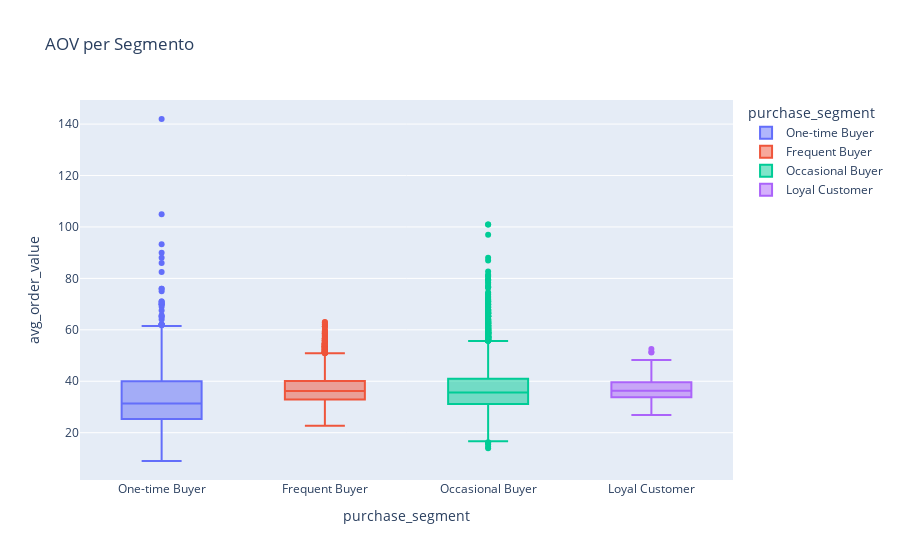

The notebook cell saved with this chart:
### Code cell
# plot AOV per purchase segment
fig = px.box(customer_segments, x='purchase_segment', y='avg_order_value', title="AOV per Segmento", color='purchase_segment')
fig.show()

### Figure 1 — Plotly figure (JSON) as saved in the notebook; plotly's stock layout.template omitted (floating-point values rounded to 4 significant figures; data arrays with more than 128 entries replaced by an {"elided": "..."} marker saying what was removed)
{"data": [{"alignmentgroup": "True", "hovertemplate": "purchase_segment=%{x}<br>avg_order_value=%{y}<extra></extra>", "legendgroup": "One-time Buyer", "marker": {"color": "#636efa"}, "name": "One-time Buyer", "notched": false, "offsetgroup": "One-time Buyer", "orientation": "v", "showlegend": true, "type": "box", "x": {"elided": "395 str values"}, "x0": " ", "xaxis": "x", "y": {"elided": "395 float values"}, "y0": " ", "yaxis": "y"}, {"alignmentgroup": "True", "hovertemplate": "purchase_segment=%{x}<br>avg_order_value=%{y}<extra></extra>", "legendgroup": "Frequent Buyer", "marker": {"color": "#EF553B"}, "name": "Frequent Buyer", "notched": false, "offsetgroup": "Frequent Buyer", "orientation": "v", "showlegend": true, "type": "box", "x": {"elided": "6780 str values"}, "x0": " ", "xaxis": "x", "y": {"elided": "6780 float values"}, "y0": " ", "yaxis": "y"}, {"alignmentgroup": "True", "hovertemplate": "purchase_segment=%{x}<br>avg_order_value=%{y}<extra></extra>", "legendgroup": "Occasional Buyer", "marker": {"color": "#00cc96"}, "name": "Occasional Buyer", "notched": false, "offsetgroup": "Occasional Buyer", "orientation": "v", "showlegend": true, "type": "box", "x": {"elided": "8402 str values"}, "x0": " ", "xaxis": "x", "y": {"elided": "8402 float values"}, "y0": " ", "yaxis": "y"}, {"alignmentgroup": "True", "hovertemplate": "purchase_segment=%{x}<br>avg_order_value=%{y}<extra></extra>", "legendgroup": "Loyal Customer", "marker": {"color": "#ab63fa"}, "name": "Loyal Customer", "notched": false, "offsetgroup": "Loyal Customer", "orientation": "v", "showlegend": true, "type": "box", "x": {"elided": "333 str values"}, "x0": " ", "xaxis": "x", "y": {"elided": "333 float values"}, "y0": " ", "yaxis": "y"}], "layout": {"boxmode": "overlay", "legend": {"title": {"text": "purchase_segment"}, "tracegroupgap": 0}, "title": {"text": "AOV per Segmento"}, "xaxis": {"anchor": "y", "categoryarray": ["One-time Buyer", "Frequent Buyer", "Occasional Buyer", "Loyal Customer"], "categoryorder": "array", "domain": [0, 1], "title": {"text": "purchase_segment"}}, "yaxis": {"anchor": "x", "domain": [0, 1], "title": {"text": "avg_order_value"}}}}
